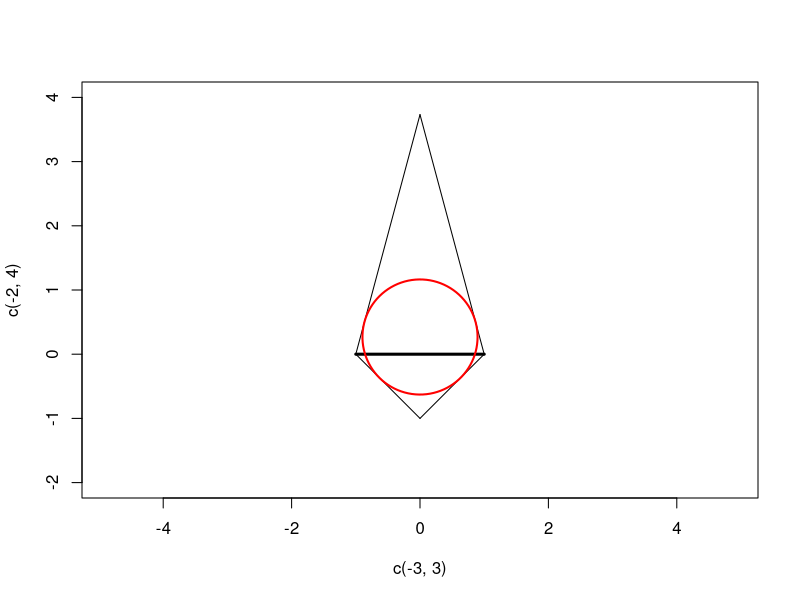
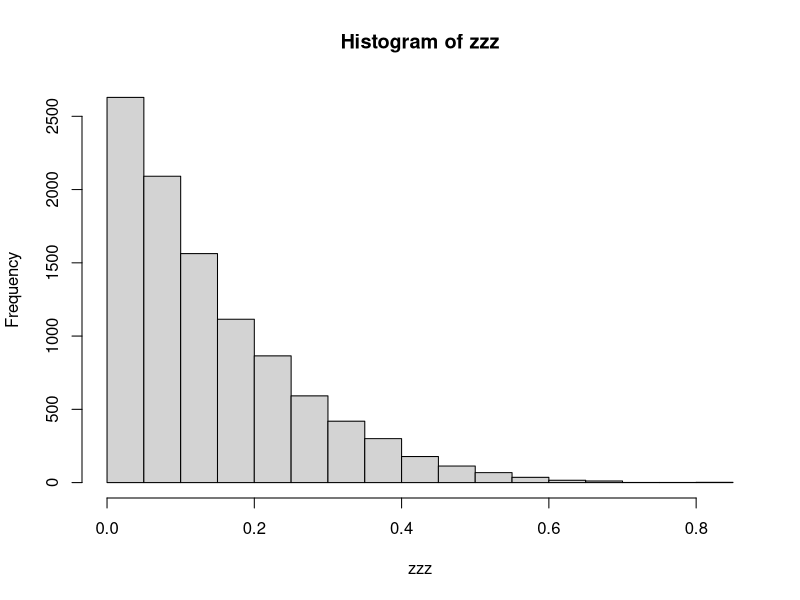

Here is the R script that generated these plots, in order:
## ---- chunk 1
knitr::opts_chunk$set(echo = TRUE)
## ---- chunk 2

# Make an empty region to plot on
plot(c(-3,3),c(-2,4),type='n',asp=1)

# Base of the triangle
lines(c(-1,1),c(0,0),lwd=3)

# Upward pointing triangle
y_top=tan(75*pi/180)
lines(c(-1,0),c(0,y_top))
lines(c(1,0),c(0,y_top))

# Downward pointing triangle
y_bot=tan(45*pi/180)
lines(c(-1,0),c(0,-y_bot))
lines(c(1,0),c(0,-y_bot))

# Draw in the circle after solving the problem
if (T) {
    x0=0
    y0 = 2-sqrt(3)
    r = (3-sqrt(3))/sqrt(2)

    theta=seq(0,2*pi,length=100)
    x=x0+r*cos(theta)
    y=y0+r*sin(theta)
    polygon(x,y,border='red',lwd=2)
}

## ---- chunk 3
ntrials=100000

win=0
win_sum=0
for (trial in 1:ntrials) {
    A=6
    B=4
    while(T) {
        s=sample(c(0,1),1)
        if (s==0) {
            A=A+1
            if (A==10) {
                win=win+1
                win_sum=win_sum+(20-A-B)
                break
            }
        } else {
            B=B+1
            if (B==10) {
                break
            }
        }
    }
}
print(paste0("Pr(win) = ",win/ntrials))
print(paste0("Mean(winnings) = ",win_sum/win))
## ---- chunk 4
ntrials=10000

# Sample random points in x,y until we get a point inside the cone
# Do this until we get 3 points.

zzz=c()
for (trials in 1:ntrials) {
    # Get three points
    x=c()
    y=c()
    n=0
    while(T) {
        x0=runif(1); y0=runif(1)
        if ((1-y0)>=x0) { x=c(x,x0); y=c(y,y0); n=n+1}
        if (n==3) { break }
    }
    zzz=c(zzz,min(y))
}
hist(zzz)
print(summary(zzz))
